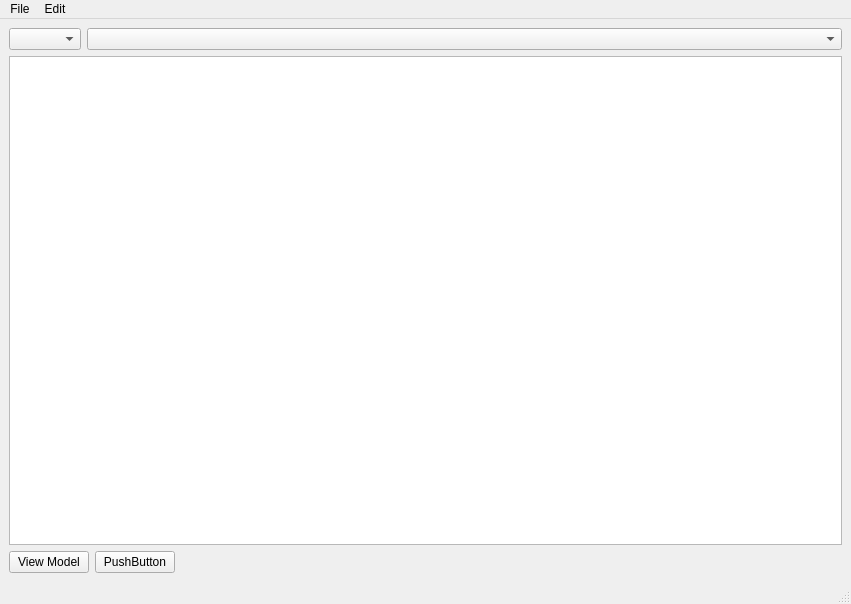
<?xml version="1.0" encoding="UTF-8"?>
<ui version="4.0">
 <class>MainWindow</class>
 <widget class="QMainWindow" name="MainWindow">
  <property name="geometry">
   <rect>
    <x>0</x>
    <y>0</y>
    <width>851</width>
    <height>604</height>
   </rect>
  </property>
  <property name="windowTitle">
   <string>DB Browser</string>
  </property>
  <widget class="QWidget" name="centralwidget">
   <layout class="QVBoxLayout" name="verticalLayout">
    <item>
     <layout class="QHBoxLayout" name="horizontalLayout_2">
      <item>
       <widget class="QComboBox" name="comboBoxBatches">
        <property name="sizePolicy">
         <sizepolicy hsizetype="Preferred" vsizetype="Fixed">
          <horstretch>0</horstretch>
          <verstretch>0</verstretch>
         </sizepolicy>
        </property>
        <property name="minimumSize">
         <size>
          <width>50</width>
          <height>0</height>
         </size>
        </property>
       </widget>
      </item>
      <item>
       <widget class="QComboBox" name="comboBoxCells">
        <property name="sizePolicy">
         <sizepolicy hsizetype="Preferred" vsizetype="Fixed">
          <horstretch>1</horstretch>
          <verstretch>0</verstretch>
         </sizepolicy>
        </property>
        <property name="editable">
         <bool>false</bool>
        </property>
       </widget>
      </item>
     </layout>
    </item>
    <item>
     <widget class="QListView" name="listViewModelnames"/>
    </item>
    <item>
     <layout class="QHBoxLayout" name="horizontalLayout">
      <item>
       <widget class="QPushButton" name="pushButtonViewModel">
        <property name="text">
         <string>View Model</string>
        </property>
       </widget>
      </item>
      <item>
       <widget class="QPushButton" name="pushButton">
        <property name="text">
         <string>PushButton</string>
        </property>
       </widget>
      </item>
      <item>
       <spacer name="horizontalSpacer">
        <property name="orientation">
         <enum>Qt::Horizontal</enum>
        </property>
        <property name="sizeHint" stdset="0">
         <size>
          <width>40</width>
          <height>20</height>
         </size>
        </property>
       </spacer>
      </item>
     </layout>
    </item>
   </layout>
  </widget>
  <widget class="QMenuBar" name="menubar">
   <property name="geometry">
    <rect>
     <x>0</x>
     <y>0</y>
     <width>851</width>
     <height>21</height>
    </rect>
   </property>
   <widget class="QMenu" name="menuFile">
    <property name="title">
     <string>File</string>
    </property>
    <addaction name="actionOpen"/>
   </widget>
   <widget class="QMenu" name="menuEdit">
    <property name="title">
     <string>Edit</string>
    </property>
    <addaction name="actionSave_selections"/>
    <addaction name="actionLoad_selections"/>
   </widget>
   <addaction name="menuFile"/>
   <addaction name="menuEdit"/>
  </widget>
  <widget class="QStatusBar" name="statusbar"/>
  <action name="actionOpen">
   <property name="text">
    <string>Open</string>
   </property>
   <property name="toolTip">
    <string>Open</string>
   </property>
   <property name="statusTip">
    <string>Load a modelspec from file</string>
   </property>
   <property name="shortcut">
    <string>Ctrl+O</string>
   </property>
  </action>
  <action name="actionSave_selections">
   <property name="text">
    <string>Save selections</string>
   </property>
  </action>
  <action name="actionLoad_selections">
   <property name="text">
    <string>Load selections</string>
   </property>
  </action>
 </widget>
 <resources/>
 <connections/>
</ui>
